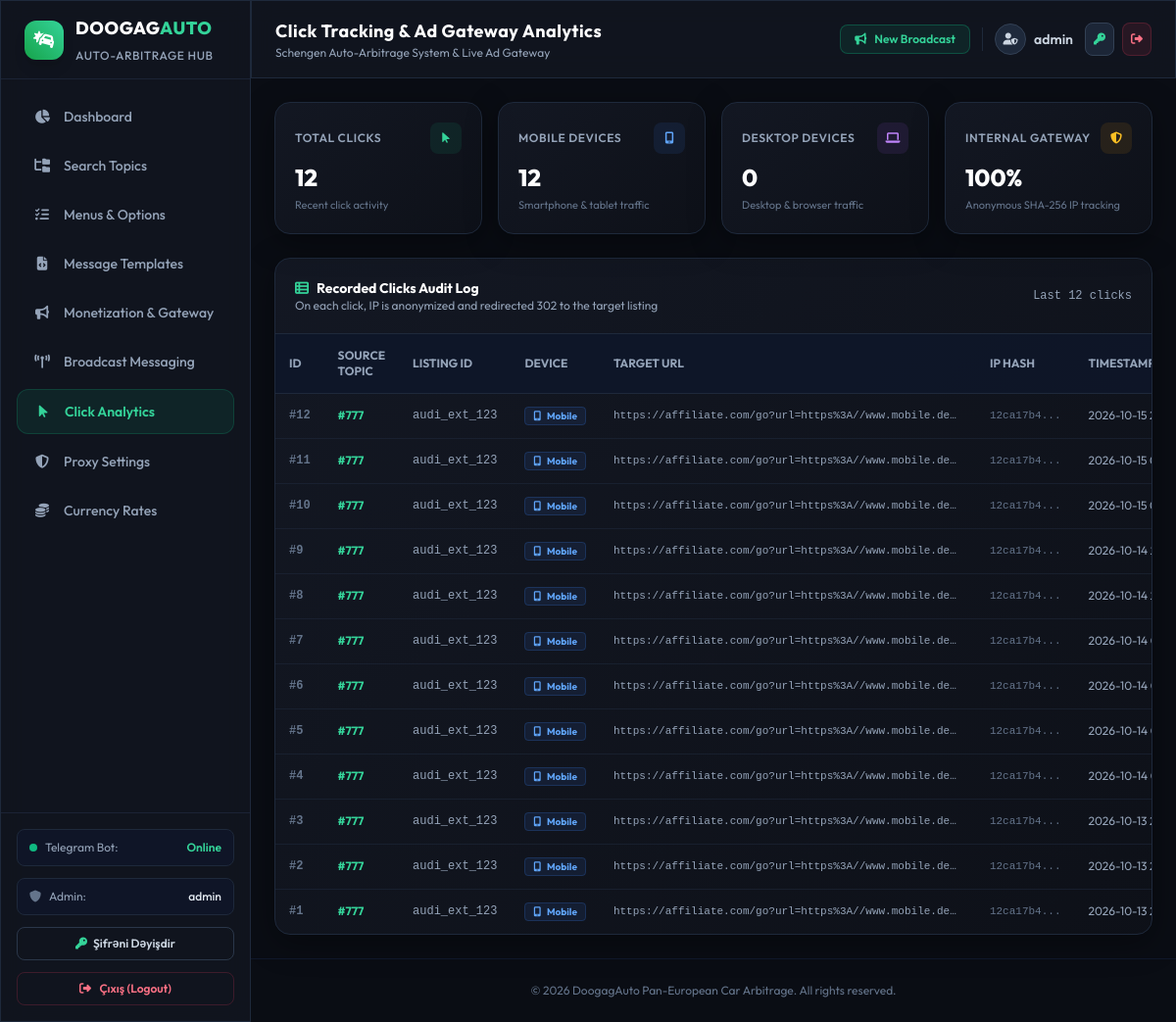
Page /admin/analytics (signed in) on the committed database.
### tables this page shows
CREATE TABLE click_analytics (
                id INTEGER PRIMARY KEY AUTOINCREMENT,
                listing_id TEXT,
                source_topic_id INTEGER,
                target_url TEXT NOT NULL,
                ip_hash TEXT,
                user_agent TEXT,
                clicked_at TIMESTAMP DEFAULT CURRENT_TIMESTAMP
            );

### web/routes/admin.py (the view)
@router.get("/analytics", response_class=HTMLResponse)
async def analytics_view(request: Request, admin_user: str = Depends(require_admin)):
    clicks = await get_recent_clicks(limit=100)
    mobile_clicks = sum(1 for c in clicks if "Mobile" in (c.get("user_agent") or ""))
    desktop_clicks = len(clicks) - mobile_clicks
    return templates.TemplateResponse(request=request, name="analytics.html", context={
        "admin_user": admin_user,
        "active_page": "analytics",
        "clicks": clicks,
        "mobile_clicks": mobile_clicks,
        "desktop_clicks": desktop_clicks
    })

### web/templates/analytics.html (shortened to what this page needs)
{% extends "base.html" %}
{% block header_title %}Click Tracking & Ad Gateway Analytics{% endblock %}
{% block content %}
<div class="grid grid-cols-1 sm:grid-cols-2 lg:grid-cols-4 gap-4">
    <div class="glass-card p-5 rounded-2xl border border-slate-800">
        <div class="flex items-center justify-between mb-2">
            <span class="text-xs font-semibold text-slate-400 uppercase tracking-wider">Total Clicks</span>
            <div class="w-8 h-8 rounded-lg bg-emerald-500/10 text-emerald-400 flex items-center justify-center">
                <i class="fa-solid fa-arrow-pointer text-xs"></i>
            </div>
        </div>
        <div class="text-2xl font-extrabold text-white">{{ clicks|length }}</div>
        <span class="text-[11px] text-slate-500 mt-1 block">Recent click activity</span>
    </div>
    <div class="glass-card p-5 rounded-2xl border border-slate-800">
        <div class="flex items-center justify-between mb-2">
            <span class="text-xs font-semibold text-slate-400 uppercase tracking-wider">Mobile Devices</span>
            <div class="w-8 h-8 rounded-lg bg-blue-500/10 text-blue-400 flex items-center justify-center">
                <i class="fa-solid fa-mobile-screen text-xs"></i>
            </div>
        </div>
        <div class="text-2xl font-extrabold text-white">
            {{ mobile_clicks }}
        </div>
        <span class="text-[11px] text-slate-500 mt-1 block">Smartphone & tablet traffic</span>
    </div>
    <div class="glass-card p-5 rounded-2xl border border-slate-800">
        <div class="flex items-center justify-between mb-2">
            <span class="text-xs font-semibold text-slate-400 uppercase tracking-wider">Desktop Devices</span>
            <div class="w-8 h-8 rounded-lg bg-purple-500/10 text-purple-400 flex items-center justify-center">
                <i class="fa-solid fa-laptop text-xs"></i>
            </div>
        </div>
        <div class="text-2xl font-extrabold text-white">
            {{ desktop_clicks }}
        </div>
        <span class="text-[11px] text-slate-500 mt-1 block">Desktop & browser traffic</span>
    </div>
    <div class="glass-card p-5 rounded-2xl border border-slate-800">
        <div class="flex items-center justify-between mb-2">
            <span class="text-xs font-semibold text-slate-400 uppercase tracking-wider">Internal Gateway</span>
            <div class="w-8 h-8 rounded-lg bg-amber-500/10 text-amber-400 flex items-center justify-center">
                <i class="fa-solid fa-shield-halved text-xs"></i>
            </div>
        </div>
        <div class="text-2xl font-extrabold text-white">100%</div>
        <span class="text-[11px] text-slate-500 mt-1 block">Anonymous SHA-256 IP tracking</span>
    </div>
</div>
<div class="glass-card rounded-2xl overflow-hidden border border-slate-800">
    <div class="p-5 border-b border-slate-800 flex items-center justify-between">
        <div>
            <h3 class="font-bold text-sm text-white flex items-center gap-2">
                <i class="fa-solid fa-table-list text-emerald-400"></i> Recorded Clicks Audit Log
            </h3>
            <p class="text-xs text-slate-400">On each click, IP is anonymized and redirected 302 to the target listing</p>
        </div>
        <span class="text-xs text-slate-400 font-mono">Last {{ clicks|length }} clicks</span>
    </div>
    <div class="overflow-x-auto">
        <table class="w-full text-left text-xs">
            <thead class="bg-slate-900/90 text-slate-400 border-b border-slate-800 uppercase font-semibold">
                <tr>
                    <th class="p-3.5">ID</th>
                    <th class="p-3.5">Source Topic</th>
                    <th class="p-3.5">Listing ID</th>
                    <th class="p-3.5">Device</th>
                    <th class="p-3.5">Target URL</th>
                    <th class="p-3.5">IP Hash</th>
                    <th class="p-3.5">Timestamp</th>
                </tr>
            </thead>
            <tbody class="divide-y divide-slate-800/60 text-slate-300">
                {% for c in clicks %}
                <tr class="hover:bg-slate-800/30 transition">
                    <td class="p-3.5 font-mono text-slate-500 font-bold">#{{ c.id }}</td>
                    <td class="p-3.5 font-bold text-emerald-400">
                        {% if c.source_topic_id %}
                        #{{ c.source_topic_id }}
                        {% else %}
                        <span class="text-slate-600">-</span>
                        {% endif %}
                    </td>
                    <td class="p-3.5 font-mono text-slate-400">{{ c.listing_id or '-' }}</td>
                    <td class="p-3.5 whitespace-nowrap">
                        {% if 'Mobile' in c.user_agent %}
                        <span class="px-2 py-0.5 rounded text-[10px] font-bold bg-blue-500/10 text-blue-400 border border-blue-500/20">
                            <i class="fa-solid fa-mobile-screen mr-1"></i> Mobile
                        </span>
                        {% else %}
                        <span class="px-2 py-0.5 rounded text-[10px] font-bold bg-purple-500/10 text-purple-400 border border-purple-500/20">
                            <i class="fa-solid fa-laptop mr-1"></i> Desktop
                        </span>
                        {% endif %}
                    </td>
                    <td class="p-3.5 max-w-sm truncate font-mono text-[11px] text-slate-400" title="{{ c.target_url }}">
                        <a href="{{ c.target_url }}" target="_blank" class="hover:text-emerald-400 transition">
                            {{ c.target_url }}
                        </a>
                    </td>
                    <td class="p-3.5 font-mono text-[11px] text-slate-500" title="{{ c.ip_hash }}">
                        {{ c.ip_hash[:8] }}...
                    </td>
                    <td class="p-3.5 whitespace-nowrap text-slate-400">
                        {{ c.clicked_at }}
                    </td>
                </tr>
                {% else %}
                <tr>
                    <td colspan="7" class="p-8 text-center text-slate-500">
                        No click analytics available yet.
                    </td>
                </tr>
                {% endfor %}
            </tbody>
        </table>
    </div>
</div>
{% endblock %}

### rows in the picture
click_analytics: id "12", source_topic_id "777", listing "audi_ext_123", shows "Mobile", target_url "https://affiliate.com/go?url=https%3A//www.mobile.de…", ip_hash "12ca17b4", clicked_at "2026-10-15…"
click_analytics: id "11", source_topic_id "777", listing "audi_ext_123", shows "Mobile", target_url "https://affiliate.com/go?url=https%3A//www.mobile.de…", ip_hash "12ca17b4", clicked_at "2026-10-15…"
click_analytics: id "10", source_topic_id "777", listing "audi_ext_123", shows "Mobile", target_url "https://affiliate.com/go?url=https%3A//www.mobile.de…", ip_hash "12ca17b4", clicked_at "2026-10-15…"
click_analytics: id "9", source_topic_id "777", listing "audi_ext_123", shows "Mobile", target_url "https://affiliate.com/go?url=https%3A//www.mobile.de…", ip_hash "12ca17b4", clicked_at "2026-10-14…"
click_analytics: id "8", source_topic_id "777", listing "audi_ext_123", shows "Mobile", target_url "https://affiliate.com/go?url=https%3A//www.mobile.de…", ip_hash "12ca17b4", clicked_at "2026-10-14…"
click_analytics: id "7", source_topic_id "777", listing "audi_ext_123", shows "Mobile", target_url "https://affiliate.com/go?url=https%3A//www.mobile.de…", ip_hash "12ca17b4", clicked_at "2026-10-14…"
click_analytics: id "6", source_topic_id "777", listing "audi_ext_123", shows "Mobile", target_url "https://affiliate.com/go?url=https%3A//www.mobile.de…", ip_hash "12ca17b4", clicked_at "2026-10-14…"
click_analytics: id "5", source_topic_id "777", listing "audi_ext_123", shows "Mobile", target_url "https://affiliate.com/go?url=https%3A//www.mobile.de…", ip_hash "12ca17b4", clicked_at "2026-10-14…"
click_analytics: id "4", source_topic_id "777", listing "audi_ext_123", shows "Mobile", target_url "https://affiliate.com/go?url=https%3A//www.mobile.de…", ip_hash "12ca17b4", clicked_at "2026-10-14…"
click_analytics: id "3", source_topic_id "777", listing "audi_ext_123", shows "Mobile", target_url "https://affiliate.com/go?url=https%3A//www.mobile.de…", ip_hash "12ca17b4", clicked_at "2026-10-13…"
click_analytics: id "2", source_topic_id "777", listing "audi_ext_123", shows "Mobile", target_url "https://affiliate.com/go?url=https%3A//www.mobile.de…", ip_hash "12ca17b4", clicked_at "2026-10-13…"
click_analytics: id "1", source_topic_id "777", listing "audi_ext_123", shows "Mobile", target_url "https://affiliate.com/go?url=https%3A//www.mobile.de…", ip_hash "12ca17b4", clicked_at "2026-10-13…"

### other values in the picture
{{ admin_user or 'Admin' }} "admin"
{{ clicks|length }} "12"
{{ mobile_clicks }} "12"
{{ desktop_clicks }} "0"
